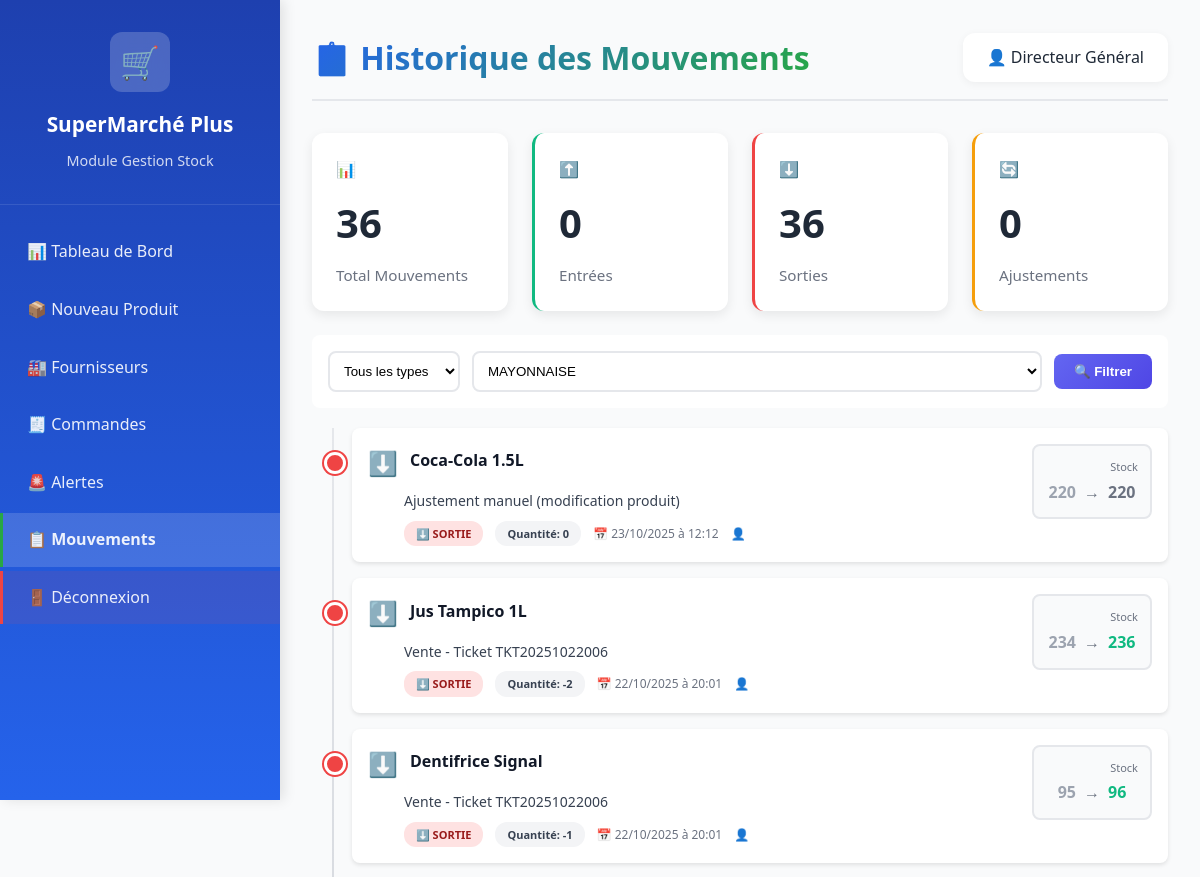
The page /dashboard/stock/mouvements/ (signed in, upper part) on the database as committed earlier.
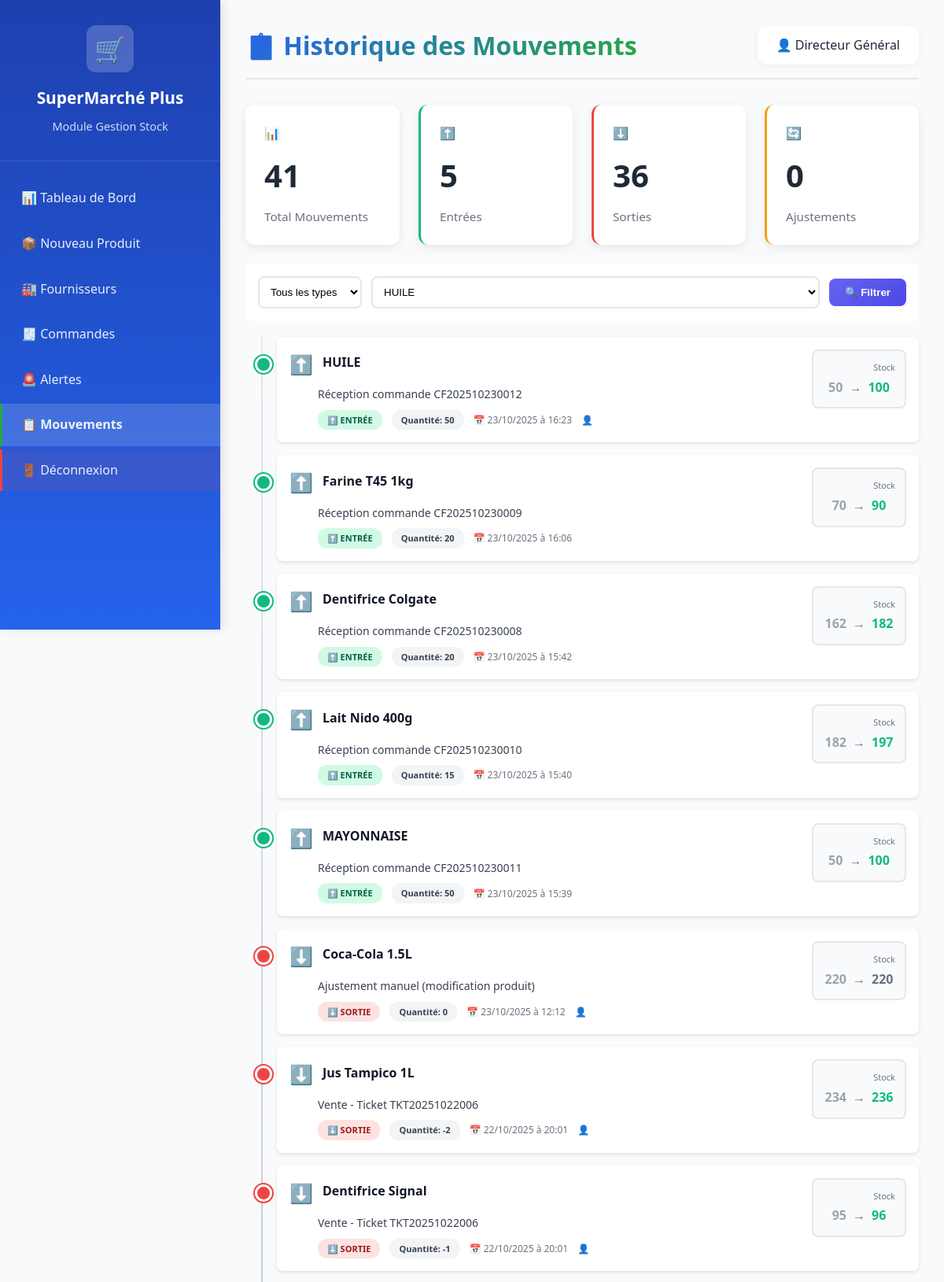
The same page on the database as committed later.
### CarrefourApp/models.py (models this page shows, shortened)
class MouvementStock(models.Model):
    TYPE_MOUVEMENT_CHOICES = [
        ('ENTREE', 'Entrée (Achat/Livraison)'),
        ('SORTIE', 'Sortie (Vente)'),
        ('AJUSTEMENT', 'Ajustement (Inventaire)'),
        ('RETOUR', 'Retour (Client/Fournisseur)'),
    ]
    produit = models.ForeignKey(
        Produit,
        on_delete=models.PROTECT,
        verbose_name="Produit"
    )
    type_mouvement = models.CharField(
        max_length=20,
        choices=TYPE_MOUVEMENT_CHOICES,
        verbose_name="Type de mouvement"
    )
    quantite = models.IntegerField(
        verbose_name="Quantité",
        help_text="Nombre positif pour entrée, négatif pour sortie"
    )
    date_mouvement = models.DateTimeField(
        auto_now_add=True,
        verbose_name="Date du mouvement"
    )
    raison = models.TextField(
        verbose_name="Raison / Commentaire"
    )
    employe = models.ForeignKey(
        Employe,
        on_delete=models.SET_NULL,
        null=True,
        verbose_name="Effectué par"
    )
    stock_avant = models.IntegerField(
        verbose_name="Stock avant mouvement"
    )
    stock_apres = models.IntegerField(
        verbose_name="Stock après mouvement"
    )
    commande_fournisseur = models.ForeignKey(
        CommandeFournisseur,
        on_delete=models.SET_NULL,
        null=True,
        blank=True,
        verbose_name="Commande liée"
    )
    class Meta:
        verbose_name = "Mouvement de stock"
        verbose_name_plural = "Mouvements de stock"
        ordering = ['-date_mouvement']

class Produit(models.Model):
    CATEGORIES = [
        ('ALIMENTAIRE', 'Alimentaire'),
        ('BOISSONS', 'Boissons'),
        ('HYGIENE', 'Hygiène'),
        ('VETEMENTS', 'Vêtements'),
        ('ELECTRONIQUE', 'Électronique'),
        ('MAISON', 'Maison & Jardin'),
    ]
    STATUTS = [
        ('EN_STOCK', 'En stock'),
        ('CRITIQUE', 'Stock critique'),
        ('RUPTURE', 'Rupture'),
    ]
    reference = models.CharField(max_length=20, unique=True, verbose_name="Référence")
    nom = models.CharField(max_length=200, verbose_name="Nom du produit")
    categorie = models.CharField(max_length=50, choices=CATEGORIES, verbose_name="Catégorie")
    prix_unitaire = models.DecimalField(max_digits=10, decimal_places=2, verbose_name="Prix de vente (FCFA)")
    prix_achat = models.DecimalField(max_digits=10, decimal_places=2, verbose_name="Prix d'achat (FCFA)")
    stock_actuel = models.IntegerField(default=0, verbose_name="Stock actuel")
    stock_critique = models.IntegerField(default=10, verbose_name="Seuil critique")
    seuil_reapprovisionnement = models.IntegerField(
        default=20,
        verbose_name="Seuil de réapprovisionnement",
        help_text="Quantité en dessous de laquelle il faut réapprovisionner"
    )
    stock_minimum = models.IntegerField(
        default=5,
        verbose_name="Stock minimum",
        help_text="Stock minimum à maintenir"
    )
    stock_maximum = models.IntegerField(
        default=1000,
        verbose_name="Stock maximum",
        help_text="Stock maximum autorisé"
    )
    fournisseur_principal = models.ForeignKey(
        'Fournisseur',
        on_delete=models.SET_NULL,
        null=True,
        blank=True,
        verbose_name="Fournisseur principal",
        related_name='produits'
    )
    fournisseur = models.CharField(max_length=200, blank=True, verbose_name="Fournisseur (ancien)")
    description = models.TextField(blank=True, default='', verbose_name="Description")
    image = models.ImageField(upload_to='produits/', blank=True, null=True)
    code_barre = models.CharField(max_length=50, blank=True, default='', verbose_name="Code-barres")
    statut = models.CharField(max_length=20, choices=STATUTS, default='EN_STOCK')
    est_actif = models.BooleanField(default=True, verbose_name="Produit actif")
    date_ajout = models.DateTimeField(auto_now_add=True)
    date_modification = models.DateTimeField(auto_now=True)
    class Meta:
        verbose_name = 'Produit'
        verbose_name_plural = 'Produits'

### CarrefourApp/views.py (the view)
# urls.py: path('dashboard/stock/mouvements/', views.stock_mouvements_list, name='stock_mouvements_list'),
@login_required
def stock_mouvements_list(request):
    if not request.user.has_perm('CarrefourApp.view_mouvementstock'):
        messages.error(request, "❌ Vous n'avez pas la permission de voir les mouvements")
        return redirect('dashboard')
    mouvements = MouvementStock.objects.all().select_related('produit', 'employe').order_by('-date_mouvement')[:100]
    type_mouvement = request.GET.get('type', '')
    if type_mouvement:
        mouvements = MouvementStock.objects.filter(type_mouvement=type_mouvement).select_related('produit', 'employe').order_by('-date_mouvement')[:100]
    produit_id = request.GET.get('produit', '')
    if produit_id:
        mouvements = MouvementStock.objects.filter(produit_id=produit_id).select_related('produit', 'employe').order_by('-date_mouvement')[:100]
    total_mouvements = MouvementStock.objects.count()
    entrees = MouvementStock.objects.filter(type_mouvement='ENTREE').count()
    sorties = MouvementStock.objects.filter(type_mouvement='SORTIE').count()
    ajustements = MouvementStock.objects.filter(type_mouvement='AJUSTEMENT').count()
    produits = Produit.objects.filter(est_actif=True)
    context = {
        'mouvements': mouvements,
        'type_mouvement': type_mouvement,
        'produit_id': produit_id,
        'total_mouvements': total_mouvements,
        'entrees': entrees,
        'sorties': sorties,
        'ajustements': ajustements,
        'produits': produits,
    }
    return render(request, 'dashboard/stock_mouvements_list.html', context)

### CarrefourApp/context_processors.py (called while the page is built)
def dashboard_url(request):
    if request.user.is_authenticated:
        dashboard_map = {
            'DG': 'dashboard_dg',
            'DAF': 'dashboard_daf',
            'RH': 'dashboard_rh',
            'STOCK': 'dashboard_stock',
            'CAISSIER': 'dashboard_caisse',
            'MARKETING': 'dashboard_marketing',
        }
        return {
            'user_dashboard_url': dashboard_map.get(request.user.role, 'home')
        }
    return {
        'user_dashboard_url': 'home'
    }

### templates/dashboard/stock_mouvements_list.html (shortened to what the changed rows need)
{% load static %}
<!DOCTYPE html>
<html lang="fr">
<head>
    <link rel="stylesheet" href="{% static 'css/dashboard.css' %}">
</head>
<body>
    <div class="dashboard-container">
        <aside class="sidebar">
            <div class="sidebar-header">
                <h2>SuperMarché Plus</h2>
            </div>
        </aside>
        <main class="main-content">
            <header class="content-header">
                <h1>📋 Historique des Mouvements</h1>
            </header>
            <div class="stats-grid" style="grid-template-columns: repeat(4, 1fr); margin-bottom: 24px;">
                <div class="stat-card">
                    <div class="stat-content">
                        <div class="stat-value">{{ total_mouvements }}</div>
                        <div class="stat-label">Total Mouvements</div>
                    </div>
                </div>
                <div class="stat-card" style="border-left: 3px solid #10B981;">
                    <div class="stat-content">
                        <div class="stat-value">{{ entrees }}</div>
                        <div class="stat-label">Entrées</div>
                    </div>
                </div>
            </div>
            <div style="background: white; padding: 16px; border-radius: 8px; margin-bottom: 20px; display: flex; gap: 12px; align-items: center;">
                <form method="get" style="display: flex; gap: 12px; align-items: center; flex: 1;">
                    <select name="type" style="padding: 10px; border: 2px solid #E5E7EB; border-radius: 8px; background: white; cursor: pointer;">
                        <option value="">Tous les types</option>
                    </select>
                    <select name="produit" style="padding: 10px; border: 2px solid #E5E7EB; border-radius: 8px; background: white; cursor: pointer; flex: 1;">
                        {% for p in produits %}
                            <option value="{{ p.id }}" {% if produit_id|add:'' == p.id|add:'' %}selected{% endif %}>{{ p.nom }}</option>
                        {% endfor %}
                    </select>
                    <button type="submit" style="background: linear-gradient(135deg, #6366F1, #4F46E5); color: white; padding: 10px 20px; border: none; border-radius: 8px; font-weight: 600; cursor: pointer;">
                        🔍 Filtrer
                    </button>
                </form>
            </div>
            {% if mouvements %}
                <div class="timeline">
                    {% for mouv in mouvements %}
                        <div class="timeline-item mouvement-{{ mouv.type_mouvement|lower }}">
                            <div style="display: flex; justify-content: space-between; align-items: start; gap: 16px;">
                                <div style="flex: 1;">
                                    <div style="display: flex; align-items: center; gap: 12px; margin-bottom: 8px;">
                                        {% if mouv.type_mouvement == 'ENTREE' %}
                                            <span style="font-size: 24px;">⬆️</span>
                                        {% elif mouv.type_mouvement == 'SORTIE' %}
                                            <span style="font-size: 24px;">⬇️</span>
                                        {% elif mouv.type_mouvement == 'AJUSTEMENT' %}
                                            <span style="font-size: 24px;">🔄</span>
                                        {% elif mouv.type_mouvement == 'RETOUR' %}
                                            <span style="font-size: 24px;">↩️</span>
                                        {% endif %}
                                        <div>
                                            <h3 style="margin: 0; font-size: 16px; font-weight: 600; color: #111827;">
                                                {{ mouv.produit.nom }}
                                            </h3>
                                        </div>
                                    </div>
                                    <div style="margin-left: 36px;">
                                        <p style="margin: 8px 0; color: #374151; font-size: 14px;">
                                            {{ mouv.raison }}
                                        </p>
                                        <div style="display: flex; gap: 12px; align-items: center; flex-wrap: wrap;">
                                            {% if mouv.type_mouvement == 'ENTREE' %}
                                                <span class="badge badge-entree">⬆️ ENTRÉE</span>
                                            {% elif mouv.type_mouvement == 'SORTIE' %}
                                                <span class="badge badge-sortie">⬇️ SORTIE</span>
                                            {% elif mouv.type_mouvement == 'AJUSTEMENT' %}
                                                <span class="badge badge-ajustement">🔄 AJUSTEMENT</span>
                                            {% elif mouv.type_mouvement == 'RETOUR' %}
                                                <span class="badge badge-retour">↩️ RETOUR</span>
                                            {% endif %}
                                            <span style="background: #F3F4F6; color: #374151; padding: 4px 12px; border-radius: 12px; font-size: 11px; font-weight: 600;">
                                                Quantité: <strong>{{ mouv.quantite }}</strong>
                                            </span>
                                            <span style="color: #6B7280; font-size: 12px;">
                                                📅 {{ mouv.date_mouvement|date:"d/m/Y à H:i" }}
                                            </span>
                                            {% if mouv.employe %}
                                                <span style="color: #6B7280; font-size: 12px;">
                                                    👤 {{ mouv.employe.user.get_full_name }}
                                                </span>
                                            {% endif %}
                                        </div>
                                    </div>
                                </div>
                                <div style="text-align: right; min-width: 120px;">
                                    <div style="background: #F9FAFB; border: 2px solid #E5E7EB; border-radius: 8px; padding: 12px;">
                                        <div style="font-size: 11px; color: #6B7280; margin-bottom: 4px;">Stock</div>
                                        <div style="display: flex; align-items: center; justify-content: center; gap: 8px; font-weight: 600;">
                                            <span style="color: #9CA3AF;">{{ mouv.stock_avant }}</span>
                                            <span style="color: #6B7280;">→</span>
                                            <span style="color: {% if mouv.stock_apres > mouv.stock_avant %}#10B981{% elif mouv.stock_apres < mouv.stock_avant %}#EF4444{% else %}#6B7280{% endif %};">
                                                {{ mouv.stock_apres }}
                                            </span>
                                        </div>
                                    </div>
                                </div>
                            </div>
                        </div>
                    {% endfor %}
                </div>
            {% endif %}
        </main>
    </div>
</body>
</html>

Rows that differ between the two databases and show on the page:
added MouvementStock: produit.nom "HUILE", raison "Réception commande CF202510230012", type_mouvement "⬆️ ENTRÉE", quantite "50", date_mouvement "23/10/2025 à 16:23", stock_avant "50", stock_apres "100"
added MouvementStock: produit.nom "Farine T45 1kg", raison "Réception commande CF202510230009", type_mouvement "⬆️ ENTRÉE", quantite "20", date_mouvement "23/10/2025 à 16:06", stock_avant "70", stock_apres "90"
added MouvementStock: produit.nom "Dentifrice Colgate", raison "Réception commande CF202510230008", type_mouvement "⬆️ ENTRÉE", quantite "20", date_mouvement "23/10/2025 à 15:42", stock_avant "162", stock_apres "182"
added MouvementStock: produit.nom "Lait Nido 400g", raison "Réception commande CF202510230010", type_mouvement "⬆️ ENTRÉE", quantite "15", date_mouvement "23/10/2025 à 15:40", stock_avant "182", stock_apres "197"
added MouvementStock: produit.nom "MAYONNAISE", raison "Réception commande CF202510230011", type_mouvement "⬆️ ENTRÉE", quantite "50", date_mouvement "23/10/2025 à 15:39", stock_avant "50", stock_apres "100"
Other text that changed with them:
{{ total_mouvements }}: "36" → "41"
{{ entrees }}: "0" → "5"
form field produit: "MAYONNAISE" → "HUILE"
